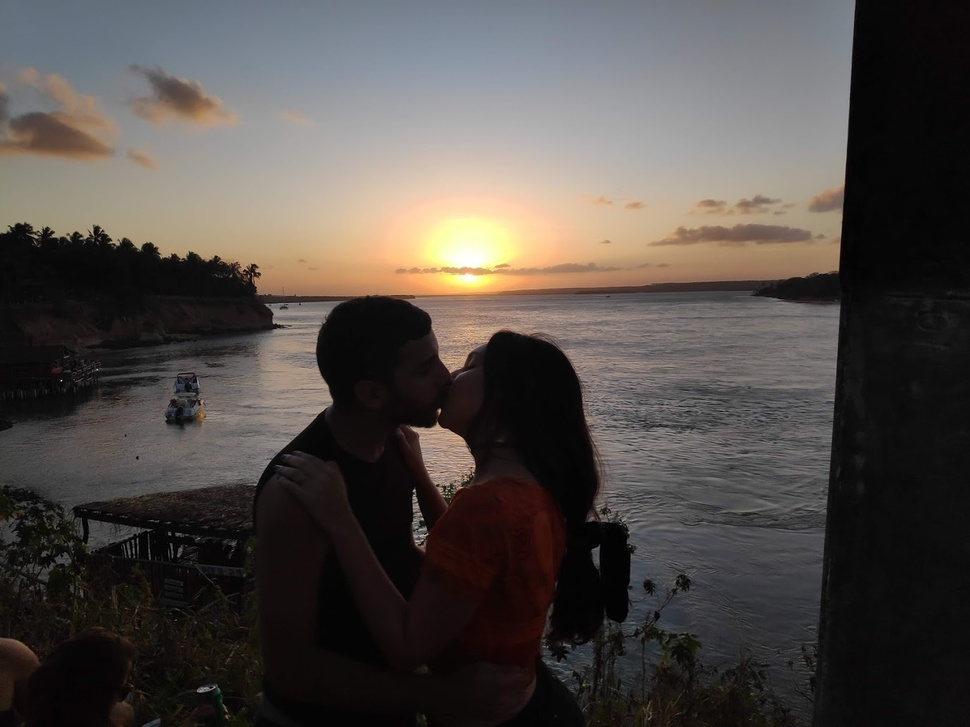
#> input picture images/we.jpg, 970 x 727 px, shrunk from 1374 x 1030 before the run, found by its file name
$ jupyter execute Exercicios_7.ipynb
#> lines starting #> are read from the running program, lines starting #| are printed output that depends on the picture; after the words box and inside, x2 and y2 are one past the last pixel; in counts of white or black regions, pixels touching at a corner belong together
<h1>DETECÇÃO DE BORDAS COM O ALGORITMO DE CANNY</h1>

<h2>Sumário</h2>

[1. Introdução](#introducao)<br>
[2. Script melhorado da técnica o Pontilhismo](#script1)<br>
&nbsp;&nbsp;&nbsp;&nbsp;[2.1 Bibliotecas](#bibliotecas)<br>
&nbsp;&nbsp;&nbsp;&nbsp;[2.2 Função de aplicação da técnica do Pontilhismo](#funcao1)<br>
&nbsp;&nbsp;&nbsp;&nbsp;[2.3 Resultados](#result)<br>

<a id='introducao'></a>

<h2>1. Introdução</h2>

<p style='text-align: justify;'>Este exercício tem com objetivo o entendimento acerca do algoritmo de Canny para a detecção de bordas em uma figura. Além disso, há um viés artístico no aprendizado e implementação da técnica do pontilhismo. Dessa forma, pretende-se implementar uma melhoria no algoritmo padrão do pontilhismo através da utilização das informações referentes às bordas da figura fornecidas pelo algoritmo de Canny.</p>

<a id='script1'></a>

<h2>2. Script melhorado da técnica do Pontilhismo</h2>

<p style='text-align: justify;'>Esta seção descreverá a implementação do algoritmo descrito na Introdução.</p>

<a id='bibliotecas'></a>

<h3>2.1 Bibliotecas</h3>

<p style='text-align: justify;'>Inicialmente, importa-se as bibliotecas necessárias para a realização dos algoritmos. A primeira consiste na biblioteca do openCV para Python, utilizada para todo o tratamento de imagem. O numpy é utilizado para trabalhar com as matrizes das imagens. A biblioteca random foi aplicada no posicionamento aleatório dos círculos para o Pontilhismo.</p>

[cell 1]
import cv2
import numpy as np
import random

<a id='funcao1'></a>

<h3>2.2 Função de aplicação da técnica do Pontilhismo</h3>

A função <i>pontilhismo</i> exibida abaixo recebe como parâmetro a variável STEP, que indicará a taxa em que a imagem original será amostrada para o posicionamento das circunferências. O parâmetro JITTER indica o valor máximo de um deslocamento aleatório do ponto de posicionamento das circunferências. O RAIO indica o raio das circunferências que serão geradas. Além disso, a imagem original é passada como parâmetro.

Dentro da função, define-se os vetores de coordenadas x e y de acordo com o STEP definido. Em seguida, é definida a martriz <i>points</i> que será a imagem de saída. Esta matriz é criada com a cor completamente branca.

Dentro dos loops, os vetores de coordenadas são acessados de forma aleatória e uma circunferência é posicionada num ponto aleatório em torno das coordenadas de centro definidas. Dessa forma, tem-se uma imagem formada apenas por circunferências espalhadas.

[cell 2]
def pontilhismo(STEP, JITTER, RAIO, image):
    width = image.shape[1]
    height = image.shape[0]

    xrange = np.arange(0, height//STEP, 1, dtype='int')
    yrange = np.arange(0, width//STEP, 1, dtype='int')

    for i in range (len(xrange)):
        xrange[i] = xrange[i]*STEP+STEP/2

    for i in range (len(yrange)):
        yrange[i] = yrange[i]*STEP+STEP/2

    points = np.full(image.shape, 255, dtype='uint8')
    random.shuffle(xrange)

    for i in xrange:
        random.shuffle(yrange)
        for j in yrange:
            x = i + random.randint(1-JITTER,JITTER)
            y = j + random.randint(1-JITTER,JITTER)
            #print("x: "+str(x)+" y: ",str(y), image.shape )
            if x < image.shape[0] and y < image.shape[1]:
                gray = int(image[x][y])
                cv2.circle(points, (y,x), RAIO, (gray,gray,gray), -1 )
    return points

O trecho de código abaixo mostra o processo de abertura da imagem alvo do processo e a verificação da abertura:

[cell 3]
image = cv2.imread("..\images\\we.jpg",0)
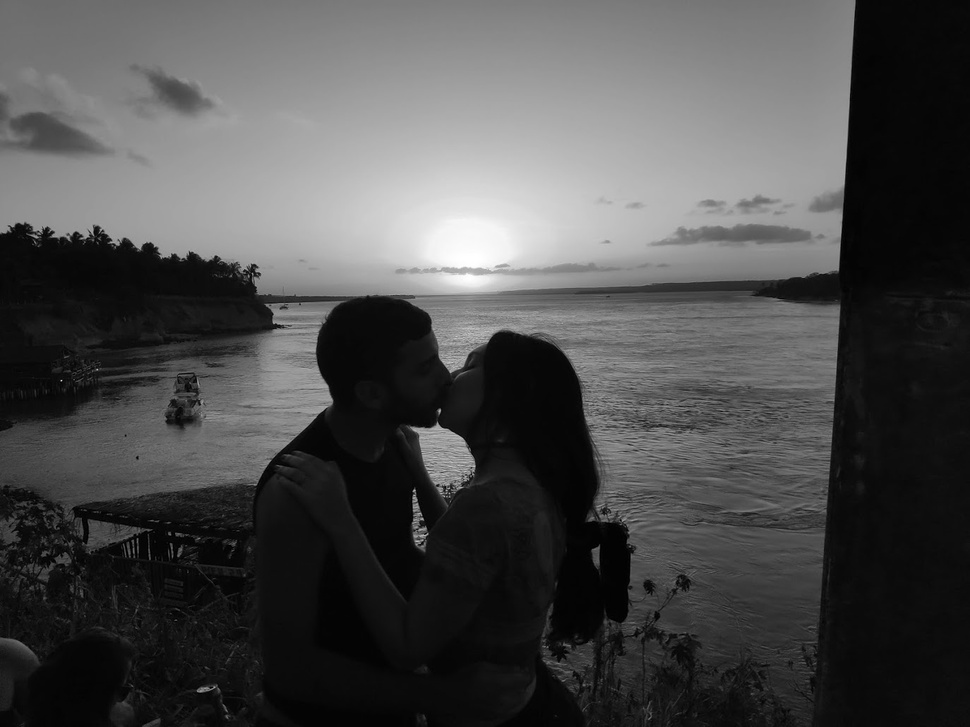
#> image: shape (727, 970); min 0, max 255, mean 76

if not image.data:
    print("Erro ao abrir imagem")

Abaixo, tem-se os parâmetros da função do pontilhismo e do algoritmo de Canny. Os parâmetros STEP e JITTER já foram anteriormente explicados. A variável STEP_CANNY indica o passo em que os limiares do algoritmo de Canny irão avançar, tendo como limite a variável CANNY_MAX.

Dado que uma das propostas do algoritmo é a variação dos limiares de do algoritmo de Canny e eventual preenchimento das bordas com circunferências de raios diferente para cada variação, criou-se uma variável RAIO_MAX, a qual indica qual será o raio da maior circunferência que será utilizada nas bordas. O menor raio considerado foi de 1, o qual não está definido em variáveis. O RAIO_INICIAL indica o raio das circunferências que inicialmente são utilizadas para o preenchimento da imagem.

[cell 4]
STEP = 2
JITTER = 5
STEP_CANNY = 20
CANNY_MAX = 220
RAIO_MAX = 3
RAIO_INICIAL = 6

Com as informações anteriores, criou-se um vetor RAIO de inteiros e com o mesmo tamanho da quantidade de passos nos limiares de Canny. Como a quantidade de passos depende se CANNY_MAX é múltiplo de STEP_CANNY, utilizou-se uma condição para que o tamanho do vetor fosse variável obedecendo a isto. Como os raios das circunferências são inteiros, o tipo do vetor foi declarado como 'uint'. Além disso, o raio deverá tender a diminuir com o passar das iterações, então os valores partem do RAIO_MAX para o raio unitário.

[cell 5]
RAIO = np.linspace(RAIO_MAX, 1, CANNY_MAX//STEP_CANNY - 1 if CANNY_MAX%50==0 else CANNY_MAX//STEP_CANNY, dtype='uint')
print(RAIO)

Abaixo tem-se a execução da função do Pontilhismo, preenchendo a imagem com circunferências de raio RAIO_INICIAL:

[cell 6]
pontos = pontilhismo(STEP, JITTER, RAIO_INICIAL, image)
#> after the loop in pontilhismo, `for i in xrange:`:
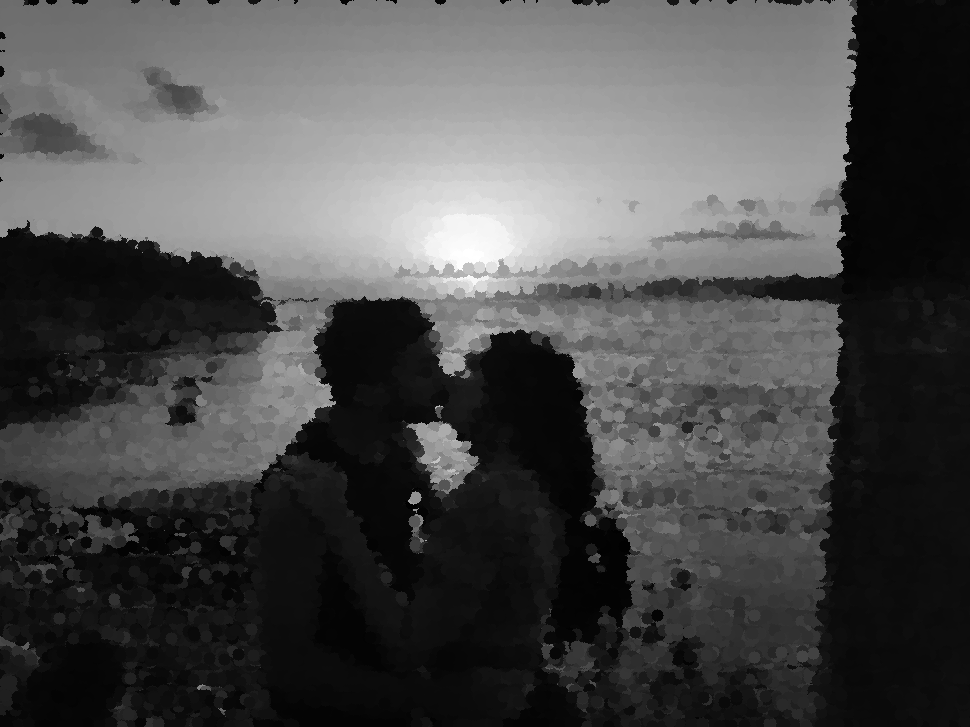
#> points: shape (727, 970); min 0, max 255, mean 75.8
cv2.imshow("image",pontos)
cv2.waitKey(0)
cv2.destroyAllWindows()

Para a melhoria na imagem criada inicialmente acima, foi criado um loop externo, o qual dita os valores dos limiares de Canny baseado nos parâmetros anteriormente descritos. O parâmetro superior é definido como sendo o triplo do inferior. A matriz <i>bordas</i> gerada possui fundo preto, tendo como cor branca apenas as bordas das figuras. Dessa forma, a função <i>np.where</i> possibilita que a variável <i>pontos_borda</i> possua as coordenadas de todos os pontos de borda detecdados.

Com estes pontos de interesse, realiza-se outro loop de forma a acessar as coordenadas das bordas e preenchê-las com circunferências de radio variável dependendo da iteração. Para garantir esta variação dos raios, a variável <i>inc</i> foi criada para ser incrementada e acessar os outros valores de raios no vetor RAIO.

[cell 7]
inc = 0
for c in range(STEP_CANNY,CANNY_MAX,STEP_CANNY):
    bordas = cv2.Canny(image, c, 3*c)
    pontos_borda = np.where(bordas == 255)
    for i in range(len(pontos_borda[0])):
        x = pontos_borda[0][i]
        y = pontos_borda[1][i]
        gray = int(image[x][y])
        cv2.circle(pontos, (y,x), RAIO[inc], (gray,gray,gray), -1)
    inc += 1
#> this loop made 10 passes
#> pontos_borda on passes 1 to 10: 69248 positions, rows 0 to 726, columns 0 to 969, 41511 positions, rows 0 to 726, columns 0 to 855, 25188 positions, rows 0 to 726, columns 0 to 855, 15618 positions, rows 0 to 726, columns 0 to 855, 10555 positions, rows 0 to 726, columns 0 to 855, 7076 positions, rows 0 to 719, columns 0 to 855, 5295 positions, rows 0 to 718, columns 0 to 855, 4046 positions, rows 0 to 693, columns 0 to 855, 3229 positions, rows 0 to 692, columns 0 to 855, 2655 positions, rows 0 to 692, columns 0 to 855
#> pass 1, `bordas = cv2.Canny(image, c, 3*c)`:
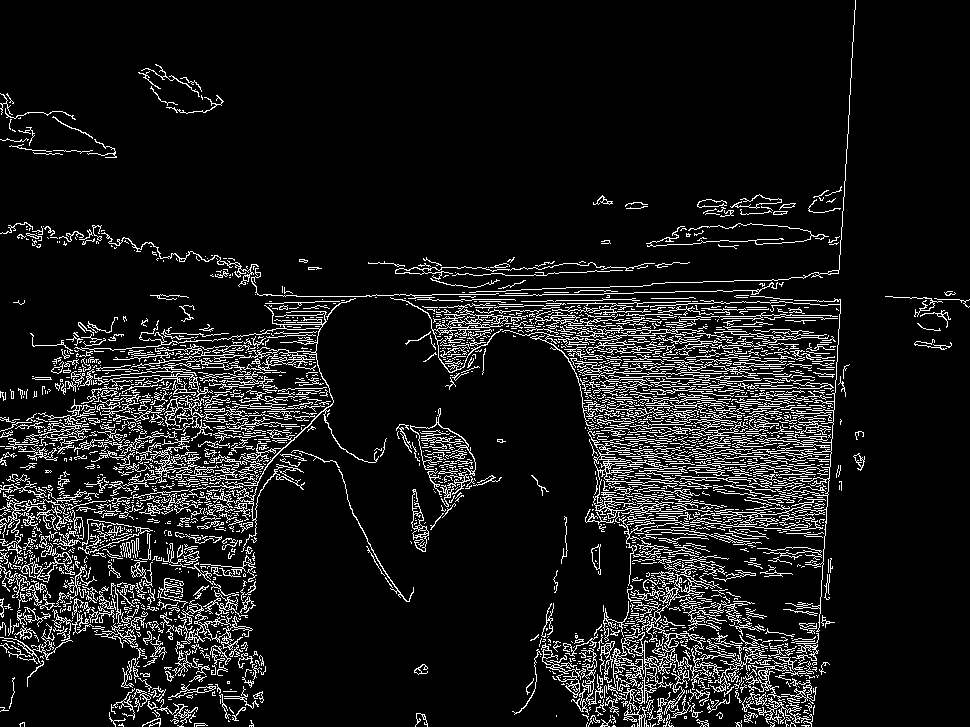
#> bordas: shape (727, 970); 9.8% white in thin lines or dots
#> pass 2, `bordas = cv2.Canny(image, c, 3*c)`:
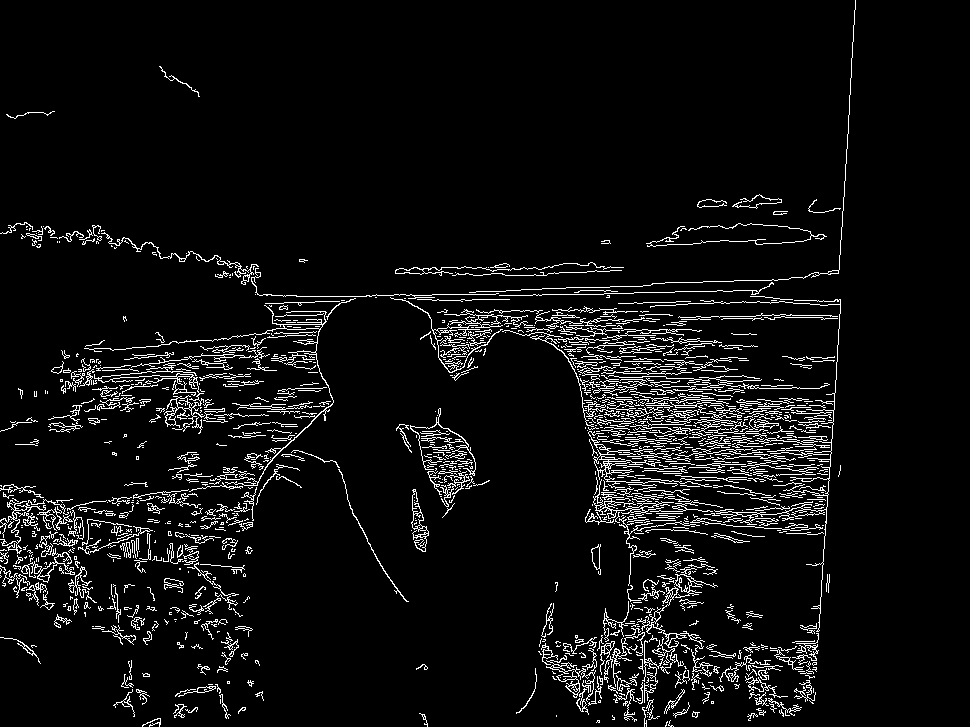
#> bordas: shape (727, 970); 5.9% white in thin lines or dots, all inside (x1, y1, x2, y2) = (0, 0, 856, 727)
#> pass 3, `bordas = cv2.Canny(image, c, 3*c)`:
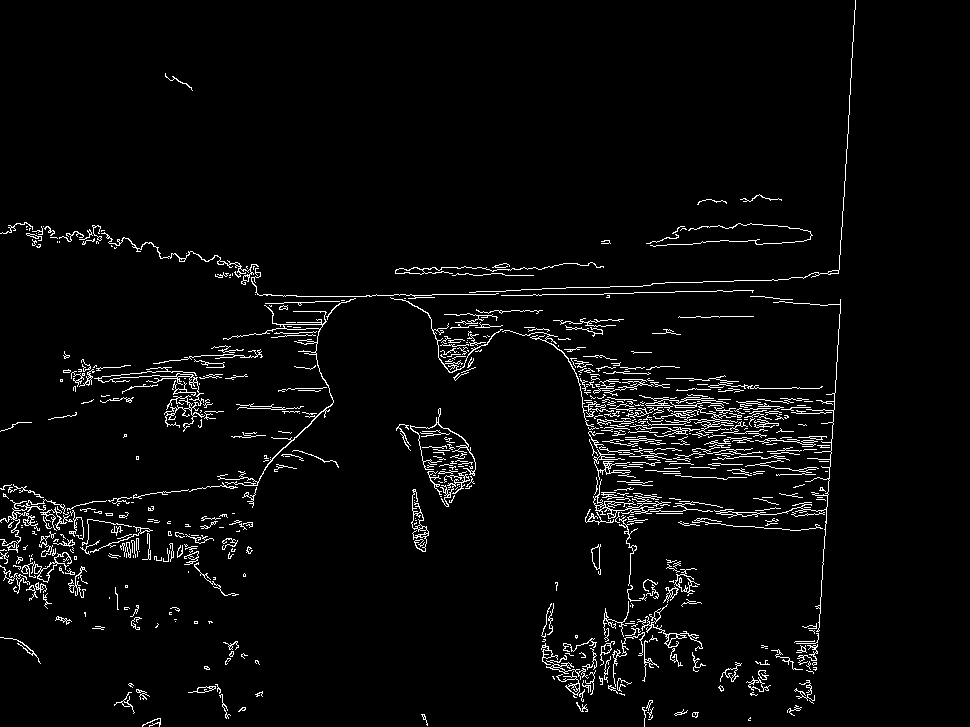
#> bordas: shape (727, 970); 3.6% white in thin lines or dots, all inside (x1, y1, x2, y2) = (0, 0, 856, 727)
#> after the loop:
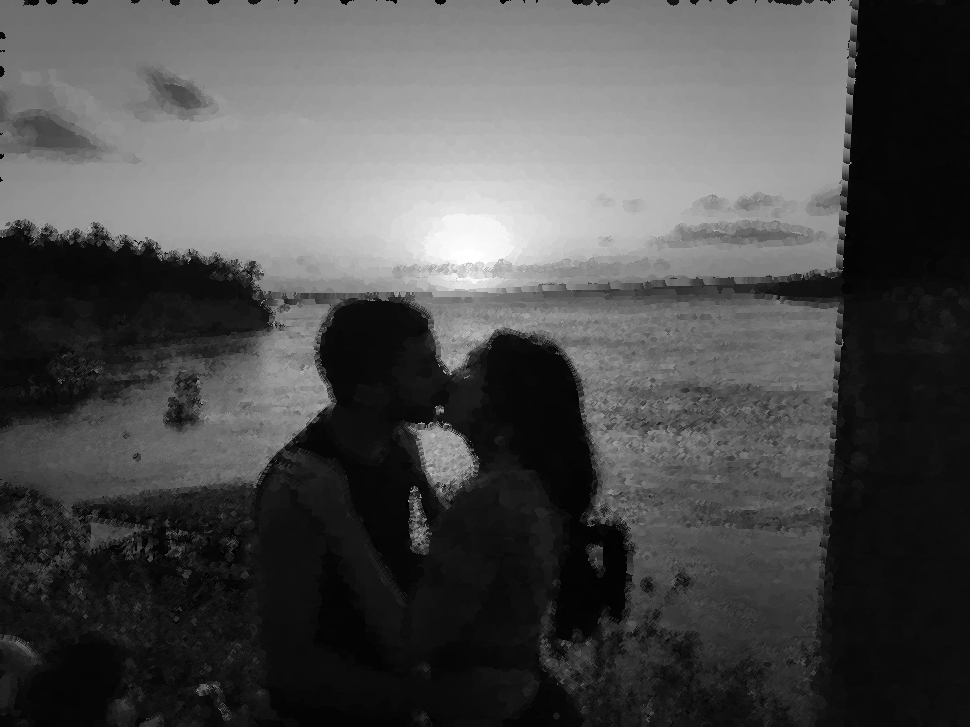
#> pontos: shape (727, 970); min 0, max 255, mean 76.1
#> after the loop, inc = 10

$ run again, with images/blend2.jpg copied over images/we.jpg
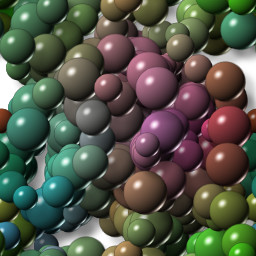
#> input picture images/blend2.jpg, 256 x 256 px, found by its file name
#> the loop `for c in range(STEP_CANNY,CANNY_MAX,STEP_CANNY):` made 10 passes
#> pontos_borda on passes 1 to 8: 14205 positions, rows 0 to 255, columns 0 to 255, 10007 positions, rows 0 to 255, columns 0 to 255, 8567 positions, rows 0 to 255, columns 0 to 255, 7632 positions, rows 0 to 255, columns 0 to 255, 7046 positions, rows 0 to 255, columns 0 to 255, 6517 positions, rows 0 to 255, columns 0 to 255, 5672 positions, rows 0 to 255, columns 0 to 255, 5058 positions, rows 0 to 255, columns 0 to 255
#> pass 1, `bordas = cv2.Canny(image, c, 3*c)`:
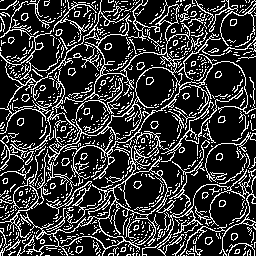
#> bordas: shape (256, 256); 21.7% white in thin lines or dots
#> after the loop `for c in range(STEP_CANNY,CANNY_MAX,STEP_CANNY):`:
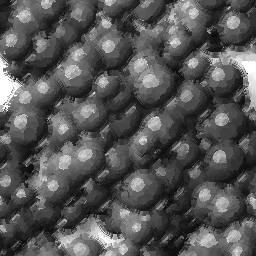
#> pontos: shape (256, 256); min 3, max 255, mean 84.7
#> after the loop `for c in range(STEP_CANNY,CANNY_MAX,STEP_CANNY):`: inc = 10
